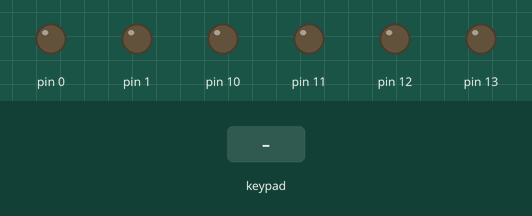
The sketch below on a simulated Arduino Uno, built with avr-gcc and run on an emulated ATmega328P. Parts: output pins drawn as LEDs (lit = HIGH). Inputs (shaded band) come from the test bench.

Above: at 1.2 s.
1.3 s: keypad keys 6 7 8 9 pressed 0.4 s apart
At 3.9 s:
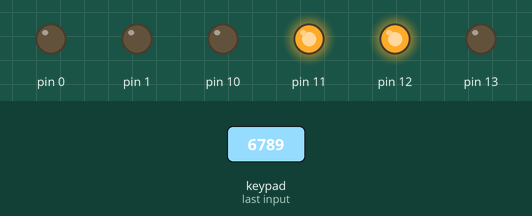
4.4 s: key '2' pressed
At 5.4 s:
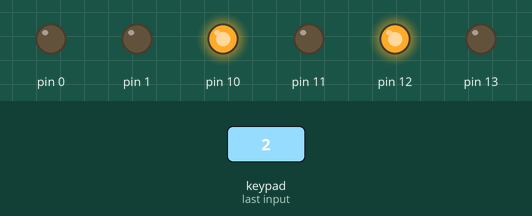
5.9 s: key '4' pressed
At 6.5 s:
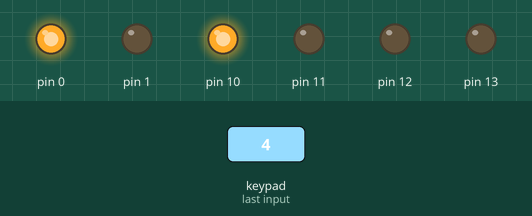
7.4 s: key 'A' pressed
At 7.7 s:
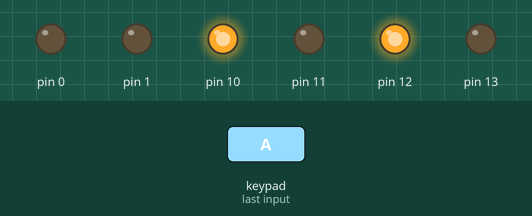
8.9 s: key '5' pressed
At 10.0 s:
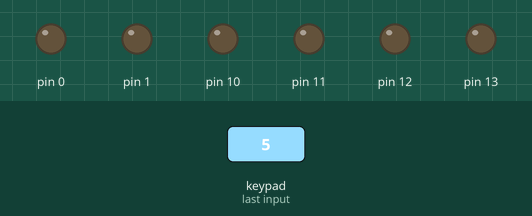
Timing chart, 0 to 11.4 s (numbered marks = the images above; inputs shaded):
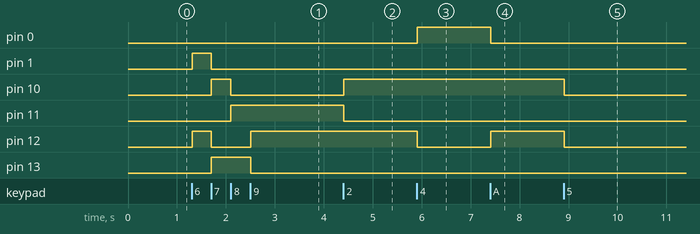

Measured:
- after the input at 1.3 s, pin 1: LOW → HIGH at once, → LOW 0.39 s later; pin 10: LOW → HIGH after 0.40 s, → LOW 0.40 s later; pin 11: LOW → HIGH after 0.80 s; pin 12: LOW → HIGH at once, → LOW 0.39 s later, → HIGH 0.80 s later; pin 13: LOW → HIGH after 0.40 s, → LOW 0.80 s later
- after the input at 4.4 s, pin 10: LOW → HIGH at once; pin 11: HIGH → LOW at once
- after the input at 5.9 s, pin 0: LOW → HIGH at once; pin 12: HIGH → LOW at once
- after the input at 7.4 s, pin 0: HIGH → LOW at once; pin 12: LOW → HIGH at once
- after the input at 8.9 s, pin 10, pin 12: HIGH → LOW at once

The sketch:

copy_of_copy_of_copy_of_bodacious_hillar_tumelo1.ino
```cpp
#include <Keypad.h>


const byte ROWS = 4;	// 행
const byte COLS = 4;	// 열

char keymatrix[ROWS][COLS] =
{
  {'1', '2', '3', 'A'},
  {'4', '5', '6', 'B'},
  {'7', '8', '9', 'C'},
  {'*', '0', '#', 'D'}
};

byte colPins[COLS] = {6, 7, 8, 9};	// 열 가로
byte rowPins[ROWS] = {2, 3, 4, 5};	// 행 가로

Keypad mykeypad = Keypad (
  makeKeymap (
    keymatrix
  ),
  rowPins,
  colPins,
  4,
  4
);

void setup()
{
  pinMode (10, OUTPUT);
  pinMode (11, OUTPUT);
  pinMode (12, OUTPUT);
  pinMode (13, OUTPUT);
  pinMode (0, OUTPUT);
  pinMode (1, OUTPUT);
}

void loop()
{
  char push = mykeypad.getKey();

  if (push == '2' || push == 'A')
  {
    front();
    digitalWrite (0, LOW);
    digitalWrite (1, LOW);
  }
  else if (push == '8' || push == 'C')
  {
    back();
    digitalWrite (0, LOW);
    digitalWrite (1, LOW);
  }
  else if (push == '4' || push == 'B')
  {
    left();
    digitalWrite (0, HIGH);
    digitalWrite (1, LOW);
  }
  else if (push == '6' || push == 'D')
  {
    right();
    digitalWrite (0, LOW);
    digitalWrite (1, HIGH);
  }
  else if (push == '5' || push == '0')
  {
    stop();
    digitalWrite (0, LOW);
    digitalWrite (1, LOW);
  }
  else if (push == '7' || push == '*')
  {
    left_turn();
    digitalWrite (0, LOW);
    digitalWrite (1, LOW);
  }
  else if (push == '9' || push == '#')
  {
    right_turn();
    digitalWrite (0, LOW);
    digitalWrite (1, LOW);
  }
}

void front()
{
  digitalWrite (10, HIGH);
  digitalWrite (11, LOW);
  digitalWrite (12, HIGH);
  digitalWrite (13, LOW);
}

void back()
{
  digitalWrite (10, LOW);
  digitalWrite (11, HIGH);
  digitalWrite (12, LOW);
  digitalWrite (13, HIGH);
}

void stop()
{
  digitalWrite (10, LOW);
  digitalWrite (11, LOW);
  digitalWrite (12, LOW);
  digitalWrite (13, LOW);
}

void left()
{
  digitalWrite (10, HIGH);
  digitalWrite (11, LOW);
  digitalWrite (12, LOW);
  digitalWrite (13, LOW);
}

void right()
{
  digitalWrite (10, LOW);
  digitalWrite (11, LOW);
  digitalWrite (12, HIGH);
  digitalWrite (13, LOW);
}

void right_turn()
{
  digitalWrite (10, LOW);
  digitalWrite (11, HIGH);
  digitalWrite (12, HIGH);
  digitalWrite (13, LOW);
}

void left_turn()
{
  digitalWrite (10, HIGH);
  digitalWrite (11, LOW);
  digitalWrite (12, LOW);
  digitalWrite (13, HIGH);
}
```
